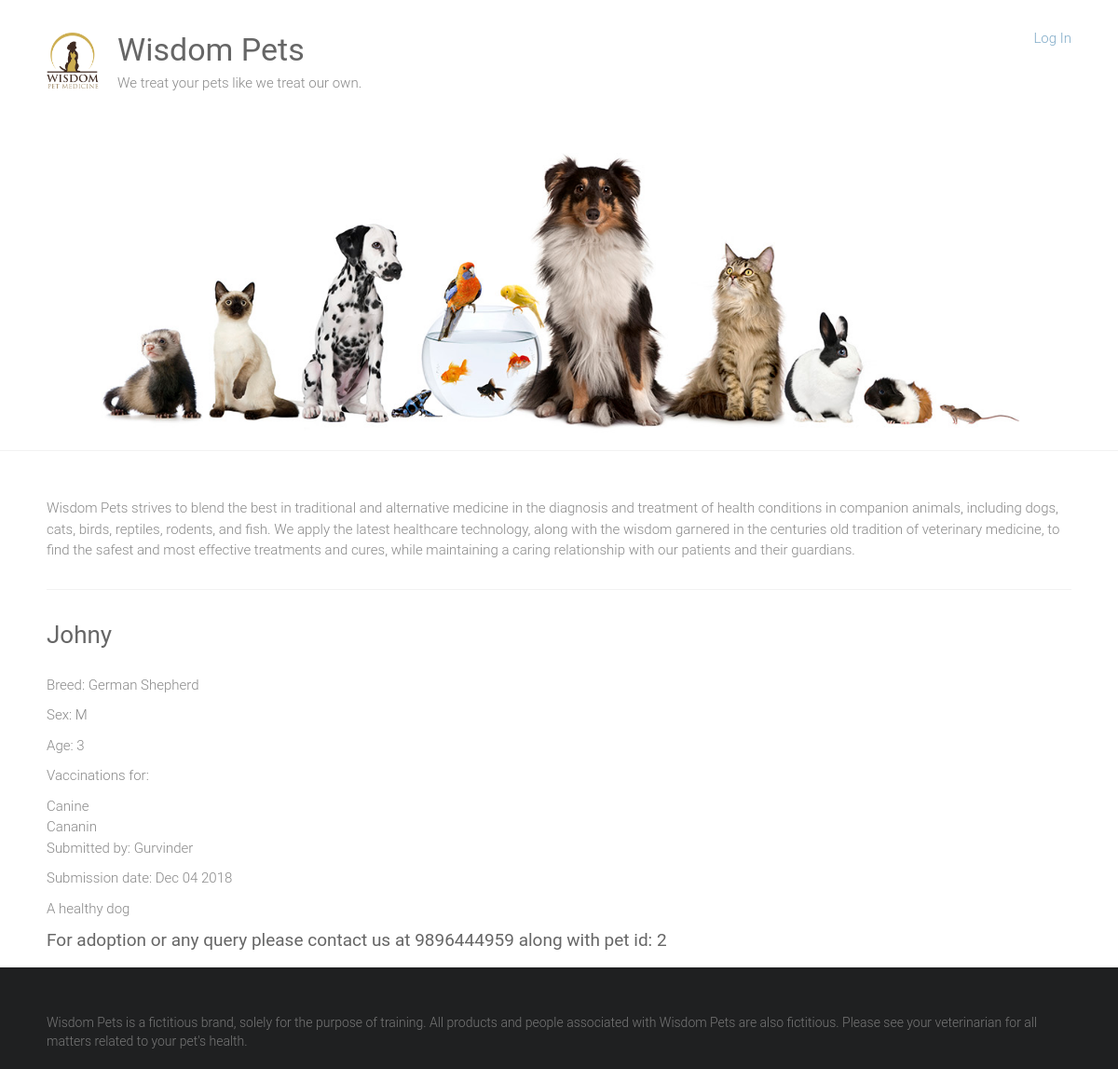
Page /adoption/2 on the committed database.
### adoption/models.py (models this page shows, shortened)
class Pet(models.Model):
    SEX_CHOICES=[('M','Male'),('F','Female')]
    name = models.CharField(max_length=100)
    submitter = models.CharField(max_length=100)
    spieces = models.CharField(max_length=50)
    breed = models.CharField(max_length=50, blank=True)
    description = models.TextField()
    sex = models.CharField(choices=SEX_CHOICES, max_length=1)
    age = models.IntegerField(null=True)
    submission_date = models.DateTimeField()
    vaccinations = models.ManyToManyField('Vaccine', blank=True)

class Vaccine(models.Model):
    name = models.CharField(max_length=50)

### adoption/views.py (the view)
# urls.py: path('adoption/<int:id>',views.pet_detail,name="pet_detail"),
def pet_detail(request, id):
    try:
        pet=Pet.objects.get(id=id)
    except Pet.DoesNotExist:
        return render(request, '404.html')
    return render(request, 'pet_detail.html', {'pet':pet})

### adoption/templates/pet_detail.html (shortened to what this page needs)
{% extends "base.html" %}
{% block content %}
<div>
  <h3>{{ pet.name|capfirst }}</h3>
  {% if pet.breed %}
    <p>Breed: {{ pet.breed }}</p>
  {% endif %}
  {% if pet.sex %}
    <p>Sex: {{ pet.sex }}</p>
  {% endif %}
  {% if pet.age %}
    <p>Age: {{ pet.age }}</p>
  {% endif %}
  {% if pet.vaccinations.all %}
    <p>Vaccinations for:</p>
    <ul>
      {% for vaccination in pet.vaccinations.all %}
        <li>{{ vaccination.name }}</li>
      {% endfor %}
    </ul>
  {% endif %}
  <p>Submitted by: {{ pet.submitter }}</p>
  <p>Submission date: {{ pet.submission_date|date:"M d Y" }}</p>
  <p>{{ pet.description }}</p>
</div>
<div> <h6> For adoption or any query please contact us at 9896444959 along with pet id: {{pet.id}}</h6>
</div>
{% endblock %}

### static/style.css (style rules this page uses)
html, body, div, span, applet, object, iframe, h1, h2, h3, h4, h5, h6, p, blockquote, pre, a, abbr, acronym, address, big, cite, code, del, dfn, em, font, ins, kbd, q, s, samp, small, strike, strong, sub, sup, tt, var, dl, dt, dd, ol, ul, li, fieldset, form, label, legend, table, caption, tbody, tfoot, thead, tr, th, td { border: 0; font: inherit; font-size: 100%; font-style: inherit; font-weight: inherit; margin: 0; outline: 0; padding: 0; vertical-align: baseline; }
html { overflow-y: scroll; -webkit-text-size-adjust: 100%; -ms-text-size-adjust: 100%; }
h1, h2, h3, h4, h5, h6 { color: #666666; line-height: 1.4; padding-bottom: 15px; font-weight: normal; }
h3 { font-size: 26px; }
h6 { font-size: 19px; }
body, button, input, select, textarea { color: #888888; font-size: 15px; line-height: 1.5; font-family: 'Roboto', sans-serif; font-weight: 300; }
p { color: #888888; font-size: 15px; line-height: 1.5; margin-bottom: 15px; font-weight: 300; }
ul, ol { list-style: none; }
body { background: #f2f2f2; }
body { padding-top: 30px; padding-bottom: 30px; }
body.wide { padding-top: 0; padding-bottom: 0; }
.single-page p { margin-bottom: 10px; }

### rows in the picture
Pet: name "Johny", breed "German Shepherd", sex "M", age "3", submitter "Gurvinder", submission_date "Dec 04 2018", description "A healthy dog", id "2"
Vaccine: name "Canine"
Vaccine: name "Cananin"
